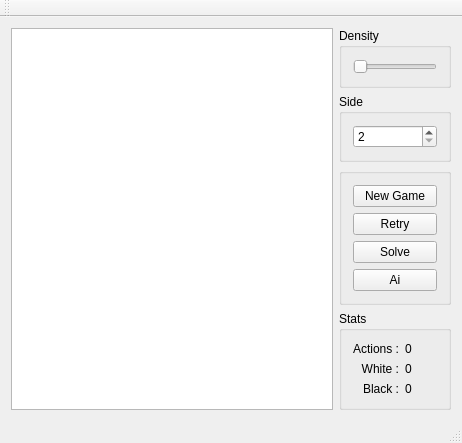
<?xml version="1.0" encoding="UTF-8"?>
<ui version="4.0">
 <class>Gui</class>
 <widget class="QMainWindow" name="Gui">
  <property name="geometry">
   <rect>
    <x>0</x>
    <y>0</y>
    <width>462</width>
    <height>435</height>
   </rect>
  </property>
  <property name="contextMenuPolicy">
   <enum>Qt::NoContextMenu</enum>
  </property>
  <property name="windowTitle">
   <string>Gui</string>
  </property>
  <property name="locale">
   <locale language="English" country="UnitedKingdom"/>
  </property>
  <widget class="QWidget" name="centralWidget">
   <layout class="QGridLayout" name="gridLayout">
    <item row="0" column="0">
     <layout class="QHBoxLayout" name="horizontalLayout">
      <item>
       <widget class="QTableView" name="tableView">
        <property name="sizePolicy">
         <sizepolicy hsizetype="Expanding" vsizetype="Expanding">
          <horstretch>1</horstretch>
          <verstretch>1</verstretch>
         </sizepolicy>
        </property>
        <property name="font">
         <font>
          <family>Verdana</family>
          <pointsize>8</pointsize>
          <weight>50</weight>
          <italic>false</italic>
          <bold>false</bold>
          <underline>false</underline>
          <strikeout>false</strikeout>
          <stylestrategy>NoAntialias</stylestrategy>
          <kerning>false</kerning>
         </font>
        </property>
        <property name="contextMenuPolicy">
         <enum>Qt::DefaultContextMenu</enum>
        </property>
        <property name="verticalScrollBarPolicy">
         <enum>Qt::ScrollBarAlwaysOff</enum>
        </property>
        <property name="horizontalScrollBarPolicy">
         <enum>Qt::ScrollBarAlwaysOff</enum>
        </property>
        <property name="autoScroll">
         <bool>false</bool>
        </property>
        <property name="editTriggers">
         <set>QAbstractItemView::NoEditTriggers</set>
        </property>
        <property name="tabKeyNavigation">
         <bool>true</bool>
        </property>
        <property name="dragDropOverwriteMode">
         <bool>false</bool>
        </property>
        <property name="selectionMode">
         <enum>QAbstractItemView::NoSelection</enum>
        </property>
        <property name="textElideMode">
         <enum>Qt::ElideNone</enum>
        </property>
        <property name="showGrid">
         <bool>true</bool>
        </property>
        <property name="wordWrap">
         <bool>false</bool>
        </property>
        <property name="cornerButtonEnabled">
         <bool>false</bool>
        </property>
        <attribute name="horizontalHeaderDefaultSectionSize">
         <number>40</number>
        </attribute>
        <attribute name="horizontalHeaderHighlightSections">
         <bool>false</bool>
        </attribute>
        <attribute name="horizontalHeaderMinimumSectionSize">
         <number>12</number>
        </attribute>
        <attribute name="verticalHeaderDefaultSectionSize">
         <number>40</number>
        </attribute>
        <attribute name="verticalHeaderHighlightSections">
         <bool>false</bool>
        </attribute>
        <attribute name="verticalHeaderMinimumSectionSize">
         <number>12</number>
        </attribute>
        <attribute name="verticalHeaderStretchLastSection">
         <bool>false</bool>
        </attribute>
       </widget>
      </item>
      <item>
       <layout class="QVBoxLayout" name="verticalLayout_4">
        <item>
         <widget class="QGroupBox" name="groupBox">
          <property name="title">
           <string>Density</string>
          </property>
          <layout class="QVBoxLayout" name="verticalLayout_3">
           <item>
            <widget class="QSlider" name="horizontalSlider">
             <property name="maximum">
              <number>100</number>
             </property>
             <property name="orientation">
              <enum>Qt::Horizontal</enum>
             </property>
            </widget>
           </item>
          </layout>
         </widget>
        </item>
        <item>
         <widget class="QGroupBox" name="groupBox_2">
          <property name="title">
           <string>Side</string>
          </property>
          <layout class="QVBoxLayout" name="verticalLayout_2">
           <item>
            <widget class="QSpinBox" name="spinBox">
             <property name="buttonSymbols">
              <enum>QAbstractSpinBox::UpDownArrows</enum>
             </property>
             <property name="minimum">
              <number>2</number>
             </property>
             <property name="maximum">
              <number>999</number>
             </property>
            </widget>
           </item>
          </layout>
         </widget>
        </item>
        <item>
         <widget class="QGroupBox" name="buttonBox">
          <property name="title">
           <string/>
          </property>
          <layout class="QVBoxLayout" name="verticalLayout">
           <item>
            <widget class="QPushButton" name="newGameButton">
             <property name="text">
              <string>New Game</string>
             </property>
            </widget>
           </item>
           <item>
            <widget class="QPushButton" name="retryButton">
             <property name="text">
              <string>Retry</string>
             </property>
            </widget>
           </item>
           <item>
            <widget class="QPushButton" name="solveButton">
             <property name="text">
              <string>Solve</string>
             </property>
            </widget>
           </item>
           <item>
            <widget class="QPushButton" name="aiButton">
             <property name="text">
              <string>Ai</string>
             </property>
            </widget>
           </item>
          </layout>
         </widget>
        </item>
        <item>
         <widget class="QGroupBox" name="groupBox_4">
          <property name="title">
           <string>Stats</string>
          </property>
          <layout class="QGridLayout" name="gridLayout_2">
           <item row="1" column="0">
            <widget class="QLabel" name="label_2">
             <property name="text">
              <string>White :</string>
             </property>
             <property name="alignment">
              <set>Qt::AlignRight|Qt::AlignTrailing|Qt::AlignVCenter</set>
             </property>
            </widget>
           </item>
           <item row="1" column="1">
            <widget class="QLabel" name="whiteLabel">
             <property name="text">
              <string>0</string>
             </property>
            </widget>
           </item>
           <item row="2" column="0">
            <widget class="QLabel" name="label_5">
             <property name="text">
              <string>Black :</string>
             </property>
             <property name="alignment">
              <set>Qt::AlignRight|Qt::AlignTrailing|Qt::AlignVCenter</set>
             </property>
            </widget>
           </item>
           <item row="2" column="1">
            <widget class="QLabel" name="blackLabel">
             <property name="text">
              <string>0</string>
             </property>
            </widget>
           </item>
           <item row="0" column="1">
            <widget class="QLabel" name="actionsLabel">
             <property name="text">
              <string>0</string>
             </property>
            </widget>
           </item>
           <item row="0" column="0">
            <widget class="QLabel" name="label">
             <property name="text">
              <string>Actions :</string>
             </property>
             <property name="alignment">
              <set>Qt::AlignRight|Qt::AlignTrailing|Qt::AlignVCenter</set>
             </property>
            </widget>
           </item>
          </layout>
         </widget>
        </item>
        <item>
         <spacer name="verticalSpacer">
          <property name="orientation">
           <enum>Qt::Vertical</enum>
          </property>
          <property name="sizeHint" stdset="0">
           <size>
            <width>20</width>
            <height>40</height>
           </size>
          </property>
         </spacer>
        </item>
       </layout>
      </item>
     </layout>
    </item>
   </layout>
  </widget>
  <widget class="QMenuBar" name="menuBar">
   <property name="geometry">
    <rect>
     <x>0</x>
     <y>0</y>
     <width>462</width>
     <height>21</height>
    </rect>
   </property>
  </widget>
  <widget class="QToolBar" name="mainToolBar">
   <attribute name="toolBarArea">
    <enum>TopToolBarArea</enum>
   </attribute>
   <attribute name="toolBarBreak">
    <bool>false</bool>
   </attribute>
  </widget>
  <widget class="QStatusBar" name="statusBar">
   <property name="sizePolicy">
    <sizepolicy hsizetype="Preferred" vsizetype="Preferred">
     <horstretch>0</horstretch>
     <verstretch>0</verstretch>
    </sizepolicy>
   </property>
   <property name="layoutDirection">
    <enum>Qt::LeftToRight</enum>
   </property>
   <property name="autoFillBackground">
    <bool>false</bool>
   </property>
   <property name="sizeGripEnabled">
    <bool>true</bool>
   </property>
  </widget>
 </widget>
 <layoutdefault spacing="6" margin="11"/>
 <resources/>
 <connections>
  <connection>
   <sender>tableView</sender>
   <signal>clicked(QModelIndex)</signal>
   <receiver>Gui</receiver>
   <slot>OnClick(QModelIndex)</slot>
   <hints>
    <hint type="sourcelabel">
     <x>224</x>
     <y>148</y>
    </hint>
    <hint type="destinationlabel">
     <x>264</x>
     <y>-9</y>
    </hint>
   </hints>
  </connection>
  <connection>
   <sender>horizontalSlider</sender>
   <signal>valueChanged(int)</signal>
   <receiver>Gui</receiver>
   <slot>SetDensity(int)</slot>
   <hints>
    <hint type="sourcelabel">
     <x>451</x>
     <y>82</y>
    </hint>
    <hint type="destinationlabel">
     <x>372</x>
     <y>-8</y>
    </hint>
   </hints>
  </connection>
  <connection>
   <sender>spinBox</sender>
   <signal>valueChanged(int)</signal>
   <receiver>Gui</receiver>
   <slot>SetSide(int)</slot>
   <hints>
    <hint type="sourcelabel">
     <x>451</x>
     <y>143</y>
    </hint>
    <hint type="destinationlabel">
     <x>520</x>
     <y>-7</y>
    </hint>
   </hints>
  </connection>
  <connection>
   <sender>newGameButton</sender>
   <signal>clicked()</signal>
   <receiver>Gui</receiver>
   <slot>OnNewGame()</slot>
   <hints>
    <hint type="sourcelabel">
     <x>451</x>
     <y>194</y>
    </hint>
    <hint type="destinationlabel">
     <x>460</x>
     <y>-15</y>
    </hint>
   </hints>
  </connection>
  <connection>
   <sender>retryButton</sender>
   <signal>clicked()</signal>
   <receiver>Gui</receiver>
   <slot>OnRetry()</slot>
   <hints>
    <hint type="sourcelabel">
     <x>451</x>
     <y>223</y>
    </hint>
    <hint type="destinationlabel">
     <x>505</x>
     <y>-15</y>
    </hint>
   </hints>
  </connection>
  <connection>
   <sender>solveButton</sender>
   <signal>clicked()</signal>
   <receiver>Gui</receiver>
   <slot>OnSolve()</slot>
   <hints>
    <hint type="sourcelabel">
     <x>451</x>
     <y>252</y>
    </hint>
    <hint type="destinationlabel">
     <x>540</x>
     <y>-14</y>
    </hint>
   </hints>
  </connection>
  <connection>
   <sender>aiButton</sender>
   <signal>clicked()</signal>
   <receiver>Gui</receiver>
   <slot>OnAi()</slot>
   <hints>
    <hint type="sourcelabel">
     <x>387</x>
     <y>261</y>
    </hint>
    <hint type="destinationlabel">
     <x>145</x>
     <y>-7</y>
    </hint>
   </hints>
  </connection>
 </connections>
 <slots>
  <slot>OnNewGame()</slot>
  <slot>OnRetry()</slot>
  <slot>OnSolve()</slot>
  <slot>SetDensity(int)</slot>
  <slot>SetSide(int)</slot>
  <slot>OnClick(QModelIndex)</slot>
  <slot>OnAi()</slot>
 </slots>
</ui>
